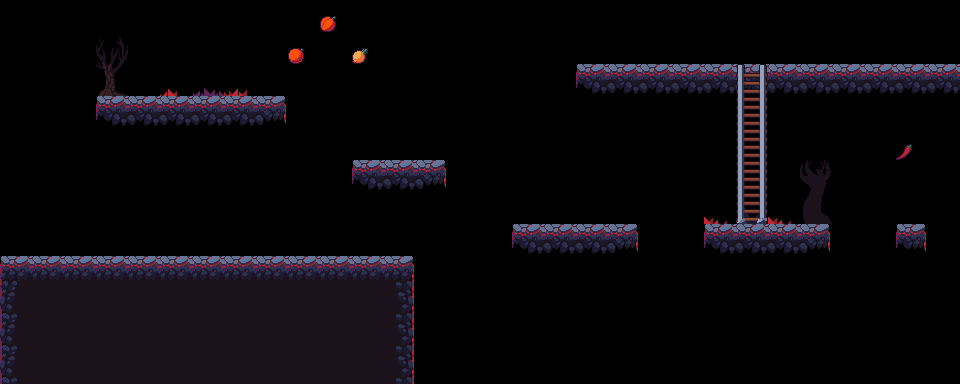

Below is a game level as drawn by its tile map, then a one-line description and the .tmx file that defines it, in full:
An orthogonal 30x12 tile map with 32x32 px tiles, 3 tile layers (env, floor, items), 6 tilesets and 10 objects (2x trap_spikes, revivePoint, ladder, door, coin, ...).

<map version="1.0" tiledversion="1.1.6" orientation="orthogonal" renderorder="right-down" width="30" height="12" tilewidth="32" tileheight="32" infinite="0" nextobjectid="19">
 <tileset firstgid="1" source="food.tsx" />
 <tileset firstgid="9" source="grass.tsx" />
 <tileset firstgid="20" source="ladder.tsx" />
 <tileset firstgid="26" source="rock.tsx" />
 <tileset firstgid="30" source="threes.tsx" />
 <tileset firstgid="34" source="Tileset.tsx" />
 <layer name="env" width="30" height="12">
  <data encoding="csv">
0,0,0,0,0,0,0,0,0,0,0,0,0,0,0,0,0,0,0,0,0,0,0,0,0,0,0,0,0,0,
0,0,0,0,0,0,0,0,0,0,0,0,0,0,0,0,0,0,0,0,0,0,0,0,0,0,0,0,0,0,
0,0,0,30,0,10,18,19,0,0,0,0,0,0,0,0,0,0,0,0,0,0,0,0,0,0,0,0,0,0,
0,0,0,0,0,0,0,0,0,0,0,0,0,0,0,0,0,0,0,0,0,0,0,0,0,0,0,0,0,0,
0,0,0,0,0,0,0,0,0,0,0,0,0,0,0,0,0,0,0,0,0,0,0,0,0,0,0,0,0,0,
0,0,0,0,0,0,0,0,0,0,0,0,0,0,0,0,0,0,0,0,0,0,0,0,0,0,0,0,0,0,
0,0,0,0,0,0,0,0,0,0,0,0,0,0,0,0,0,0,0,0,0,0,13,9,13,32,0,0,0,0,
0,0,0,0,0,0,0,0,0,0,0,0,0,0,0,0,0,0,0,0,0,0,0,0,0,0,0,0,0,0,
0,0,0,0,0,0,0,0,0,0,0,0,0,0,0,0,0,0,0,0,0,0,0,0,0,0,0,0,0,0,
0,0,0,0,0,0,0,0,0,0,0,0,0,0,0,0,0,0,0,0,0,0,0,0,0,0,0,0,0,0,
0,0,0,0,0,0,0,0,0,0,0,0,0,0,0,0,0,0,0,0,0,0,0,0,0,0,0,0,0,0,
0,0,0,0,0,0,0,0,0,0,0,0,0,0,0,0,0,0,0,0,0,0,0,0,0,0,0,0,0,0
</data>
 </layer>
 <layer name="floor" width="30" height="12">
  <data encoding="csv">
0,0,0,0,0,0,0,0,0,0,0,0,0,0,0,0,0,0,0,0,0,0,0,0,0,0,0,0,0,0,
0,0,0,0,0,0,0,0,0,0,0,0,0,0,0,0,0,0,0,0,0,0,0,0,0,0,0,0,0,0,
0,0,0,0,0,0,0,0,0,0,0,0,0,0,0,0,0,0,61,62,62,62,62,62,62,62,62,62,62,62,
0,0,0,61,62,62,62,62,63,0,0,0,0,0,0,0,0,0,0,0,0,0,0,0,0,0,0,0,0,0,
0,0,0,0,0,0,0,0,0,0,0,0,0,0,0,0,0,0,0,0,0,0,0,0,0,0,0,0,0,0,
0,0,0,0,0,0,0,0,0,0,0,61,62,63,0,0,0,0,0,0,0,0,0,0,0,0,0,0,0,0,
0,0,0,0,0,0,0,0,0,0,0,0,0,0,0,0,0,0,0,0,0,0,0,0,0,0,0,0,0,0,
0,0,0,0,0,0,0,0,0,0,0,0,0,0,0,0,61,62,62,63,0,0,61,62,62,63,0,0,64,0,
34,35,35,35,35,35,35,35,35,35,35,35,36,0,0,0,0,0,0,0,0,0,0,0,0,0,0,0,0,0,
43,44,44,44,44,44,44,44,44,44,44,44,45,0,0,0,0,0,0,0,0,0,0,0,0,0,0,0,0,0,
43,44,44,44,44,44,44,44,44,44,44,44,45,0,0,0,0,0,0,0,0,0,0,0,0,0,0,0,0,0,
43,44,44,44,44,44,44,44,44,44,44,44,45,0,0,0,0,0,0,0,0,0,0,0,0,0,0,0,0,0
</data>
 </layer>
 <layer name="items" width="30" height="12">
  <data encoding="csv">
0,0,0,0,0,0,0,0,0,0,4,0,0,0,0,0,0,0,0,0,0,0,0,0,0,0,0,0,0,0,
0,0,0,0,0,0,0,0,0,3,0,1,0,0,0,0,0,0,0,0,0,0,0,0,0,0,0,0,0,0,
0,0,0,0,0,0,0,0,0,0,0,0,0,0,0,0,0,0,0,0,0,0,0,25,0,0,0,0,0,0,
0,0,0,0,0,0,0,0,0,0,0,0,0,0,0,0,0,0,0,0,0,0,0,21,0,0,0,0,0,0,
0,0,0,0,0,0,0,0,0,0,0,0,0,0,0,0,0,0,0,0,0,0,0,21,0,0,0,0,5,0,
0,0,0,0,0,0,0,0,0,0,0,0,0,0,0,0,0,0,0,0,0,0,0,21,0,0,0,0,0,0,
0,0,0,0,0,0,0,0,0,0,0,0,0,0,0,0,0,0,0,0,0,0,0,23,0,0,0,0,0,0,
0,0,0,0,0,0,0,0,0,0,0,0,0,0,0,0,0,0,0,0,0,0,0,0,0,0,0,0,0,0,
0,0,0,0,0,0,0,0,0,0,0,0,0,0,0,0,0,0,0,0,0,0,0,0,0,0,0,0,0,0,
0,0,0,0,0,0,0,0,0,0,0,0,0,0,0,0,0,0,0,0,0,0,0,0,0,0,0,0,0,0,
0,0,0,0,0,0,0,0,0,0,0,0,0,0,0,0,0,0,0,0,0,0,0,0,0,0,0,0,0,0,
0,0,0,0,0,0,0,0,0,0,0,0,0,0,0,0,0,0,0,0,0,0,0,0,0,0,0,0,0,0
</data>
 </layer>
 <objectgroup name="obj">
  <object id="3" name="revivePoint" x="77" y="256.23" width="9.125" height="7.125">
   <properties>
    <property name="kind" value="revivePoint" />
    <property name="prefab" value="vol_revivepoint" />
   </properties>
  </object>
  <object id="5" name="ladder" x="751.832" y="64.1051">
   <properties>
    <property name="kind" value="ladder" />
    <property name="prefab" value="trigger_ladder_down" />
   </properties>
  </object>
  <object id="9" name="door" x="925.667" y="45.333">
   <properties>
    <property name="kind" value="Door" />
    <property name="prefab" value="portal" />
    <property name="roll" value="100" />
    <property name="target" value="ext_vol1" />
   </properties>
  </object>
  <object id="10" name="trap_spikes" x="607.443" y="64.1912" width="20.1596" height="16.8905">
   <properties>
    <property name="kind" value="trap" />
    <property name="prefab" value="spikes" />
   </properties>
  </object>
  <object id="12" name="coin" x="524" y="93.3333">
   <properties>
    <property name="id" value="10000101" />
    <property name="kind" value="coin" />
    <property name="num" type="int" value="4" />
    <property name="px" type="int" value="0" />
    <property name="py" type="int" value="40" />
    <property name="rot" value="0" />
    <property name="shape" value="line" />
   </properties>
   <ellipse />
  </object>
  <object id="16" name="trap_spikes" x="522.102" y="224.373" width="20.1596" height="16.8905">
   <properties>
    <property name="kind" value="trap" />
    <property name="prefab" value="spikes" />
   </properties>
  </object>
  <object id="17" name="key" x="190" y="62">
   <properties>
    <property name="count" value="1" />
    <property name="kind" value="Key" />
    <property name="prefab" value="vol_mh_key" />
    <property name="target" value="TreasureBox" />
   </properties>
  </object>
 </objectgroup>
 <objectgroup name="born">
  <object id="1" name="hero" x="41.2607" y="239.441" width="10.1457" height="9.7851">
   <properties>
    <property name="kind" value="hero" />
   </properties>
  </object>
  <object id="15" name="skeleton" x="304.06" y="255.781" width="16.4456" height="11.0359">
   <properties>
    <property name="kind" value="mob" />
    <property name="mob" value="husky" />
   </properties>
  </object>
  <object id="18" name="darkgoblin" x="811.777" y="64.4821" width="16.4456" height="11.0359">
   <properties>
    <property name="kind" value="mob" />
    <property name="mob" value="darkGoblin" />
   </properties>
  </object>
 </objectgroup>
</map>
